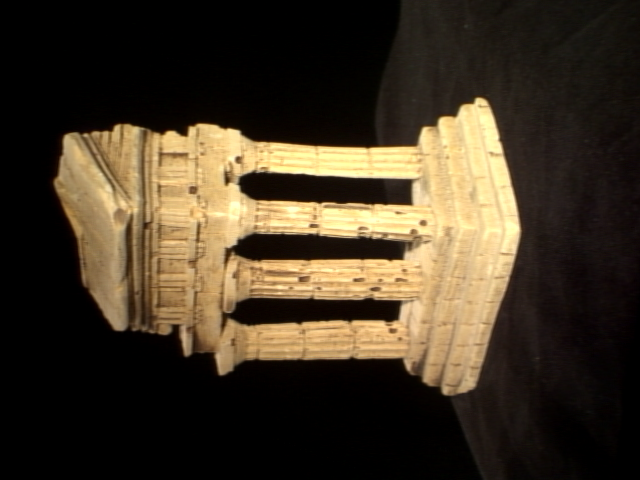
#> input picture cv-a/hw4/code/data/im1.png, 640 x 480 px, given in place of sun_aztvjgubyrgvirup.jpg, which was not available
$ python main.py
#> lines starting #> are read from the running program, lines starting #| are printed output that depends on the picture; pictures that were not available may be replaced by others from this repository, and a replacement may not be noted
#> in main, img is the input picture: PIL image 640x480 RGB; mean R, G, B 65.3, 53.9, 37.1
### cv-a/hw1/code/visual_words.py
import multiprocessing
import os
from os.path import join

import numpy as np
import scipy.ndimage
import skimage.color
import sklearn.cluster
from PIL import Image


def extract_filter_responses(opts, img):
    """
    Extracts the filter responses for the given image.

    [input]
    * opts    : options
    * img    : numpy.ndarray of shape (H,W) or (H,W,3)
    [output]
    * filter_responses: numpy.ndarray of shape (H,W,3F)
    """

    filter_scales = opts.filter_scales

    # ----- TODO -----
    # check if img values are within 0-1
    if img.max() > 1:
        img = np.array(img).astype(np.float32) / 255

    # check if it has three channels
    if img.shape[-1] == 1 or len(img.shape) == 2:
        img = np.stack((img,) * 3, axis=-1)
    if img.shape[-1] >= 3:
        img = img[:, :, :3]

    # ---- CHANGE ----
    # img = img[::3, ::3, :]

    # convert to lab_img
    lab_img = skimage.color.rgb2lab(img)
#> lab_img: shape (480, 640, 3) float32; mean of channels 0, 1, 2 22.2, 2, 10.2

    filter_bank = 4 * len(filter_scales)
    filter_responses = np.zeros((img.shape[0], img.shape[1], filter_bank * 3))

    for scale in range(len(filter_scales)):
        for i in range(3):
            filter_responses1 = scipy.ndimage.gaussian_filter(lab_img[:, :, i], filter_scales[scale])
            filter_responses2 = scipy.ndimage.gaussian_laplace(lab_img[:, :, i], filter_scales[scale])
            filter_responses3 = scipy.ndimage.gaussian_filter(lab_img[:, :, i], filter_scales[scale], [0, 1])
            filter_responses4 = scipy.ndimage.gaussian_filter(lab_img[:, :, i], filter_scales[scale], [1, 0])

            filter_responses[:, :, 12 * scale + i] = filter_responses1
            filter_responses[:, :, 12 * scale + i + 3] = filter_responses2
            filter_responses[:, :, 12 * scale + i + 6] = filter_responses3
            filter_responses[:, :, 12 * scale + i + 9] = filter_responses4

    return filter_responses


# [23 lines left out: function compute_dictionary_one_image, not called in this run]


def compute_dictionary(opts, n_worker=4):
    """
    Creates the dictionary of visual words by clustering using k-means.

    [input]
    * opts         : options
    * n_worker     : number of workers to process in parallel

    [saved]
    * dictionary : numpy.ndarray of shape (K,3F)
    """

    data_dir = opts.data_dir
    feat_dir = opts.feat_dir
    out_dir = opts.out_dir
    K = opts.K
    alpha = opts.alpha

    train_files = open(join(data_dir, "train_files.txt")).read().splitlines()

    # ----- TODO -----
    n_train_files = len(train_files)

    # make room for storing temp files
    os.makedirs("../temp/", exist_ok=True)

    args = zip([opts] * n_train_files, [data_dir] * n_train_files, train_files, [alpha] * n_train_files)

    # multi-processing
    p = multiprocessing.Pool(n_worker * 3)
    p.map(compute_dictionary_one_image, args)

    # load saved data
    filter_responses = []
    for filename in train_files:
        saved = np.load(join("../temp/", filename.split('/')[1].split('.')[0] + '.npz'))
        # print('saved shape:',saved['a'].shape)
        filter_responses.append(saved['a'])
    filter_responses = np.concatenate(filter_responses)  # changed from concatenate
    # print('filter_response shape:', filter_responses.shape)

    kmeans = sklearn.cluster.KMeans(n_clusters=K).fit(filter_responses)
    dictionary = kmeans.cluster_centers_
    # print(dictionary)

    # check for shape
    # print('dictionary shape:',dictionary.shape)

    # example code snippet to save the dictionary
    np.save(join(out_dir, 'dictionary.npy'), dictionary)
    return dictionary


# [32 lines left out: function get_visual_words, not called in this run]

### 22Fall/cv-a/hw1/code/util.py
import multiprocessing
from os.path import join

import numpy as np

from matplotlib import pyplot as plt
import opts


def get_num_CPU():
    """
    Counts the number of CPUs available in the machine.
    """
    return multiprocessing.cpu_count()


def display_filter_responses(opts, response_maps, name):
    """
    Visualizes the filter response maps.

    [input]
    * response_maps: a numpy.ndarray of shape (H,W,3F)
    """
#> called with response_maps = array of shape (480, 640, 24), name = '[1, 2] | 100 | 25 | 2|'

    n_scale = len(opts.filter_scales)
    plt.figure(1)
    plt.title(name)
    for i in range(n_scale * 4):
        plt.subplot(n_scale, 4, i + 1)
        resp = response_maps[:, :, i * 3: i * 3 + 3]
        resp_min = resp.min(axis=(0, 1), keepdims=True)
        resp_max = resp.max(axis=(0, 1), keepdims=True)
        resp = (resp - resp_min) / (resp_max - resp_min)
        plt.imshow(resp)
        plt.axis("off")
#> this loop made 8 passes
#> (resp_min, resp_max) on passes 1 to 8: ([[0, -12.45, -1.02]], [[98.97, 13.7, 48]]), ([[-20.69, -6.6, -6.82]], [[18, 7.97, 7.04]]), ([[-20, -5.19, -4.15]], [[19.11, 4.9, 8.67]]), ([[-29.42, -6.67, -8.58]], [[27.83, 7.26, 12.49]]), ([[0, -10.34, -0.559]], [[98.39, 12.46, 45.72]]), ([[-6.11, -1.85, -2.57]], [[6.93, 2.21, 2.26]]), ([[-13.31, -2.33, -3.13]], [[12.99, 2.7, 5.44]]), ([[-17.17, -3.53, -6.51]], [[16.21, 3.4, 7.05]])
#> pass 1, in display_filter_responses, `resp = response_maps[:, :, i * 3: i * 3 + 3]`:
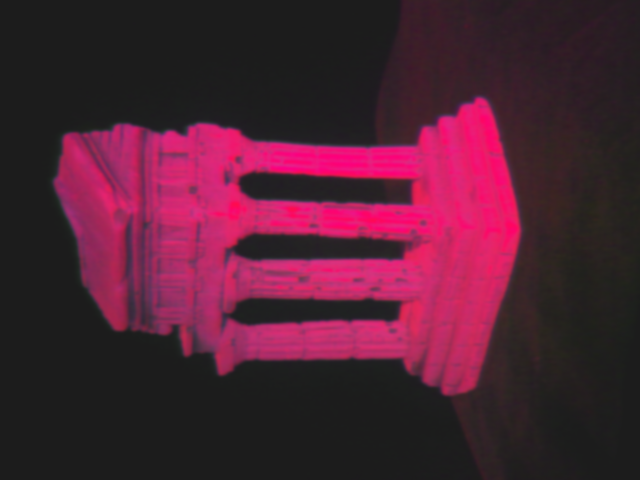
#> resp: shape (480, 640, 3) float64; mean of channels 0, 1, 2 22.2, 2, 10.2; drawn with min black and max white
#> pass 1, in display_filter_responses, `resp = (resp - resp_min) / (resp_max - resp_min)`:
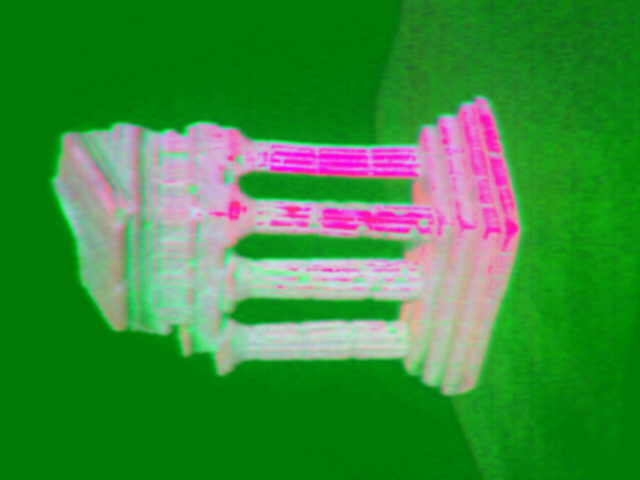
#> resp: shape (480, 640, 3) float64; mean of channels 0, 1, 2 0.224, 0.553, 0.23; drawn as R, G, B
#> pass 2, in display_filter_responses, `resp = response_maps[:, :, i * 3: i * 3 + 3]`:
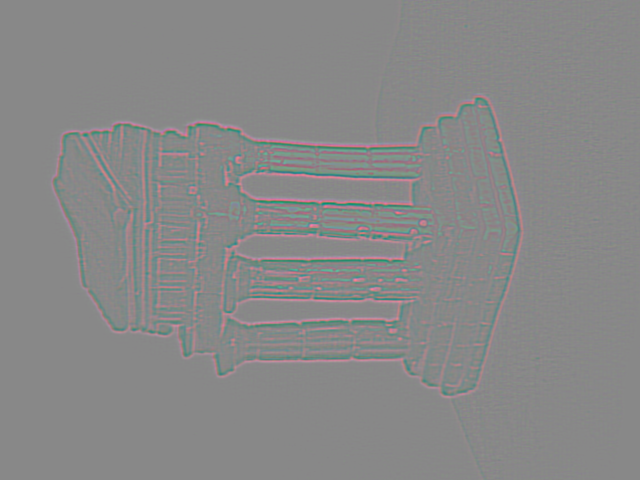
#> resp: shape (480, 640, 3) float64; mean of channels 0, 1, 2 -0.00319, -0.000289, -0.00148; drawn with min black and max white
#> pass 2, in display_filter_responses, `resp = (resp - resp_min) / (resp_max - resp_min)`:
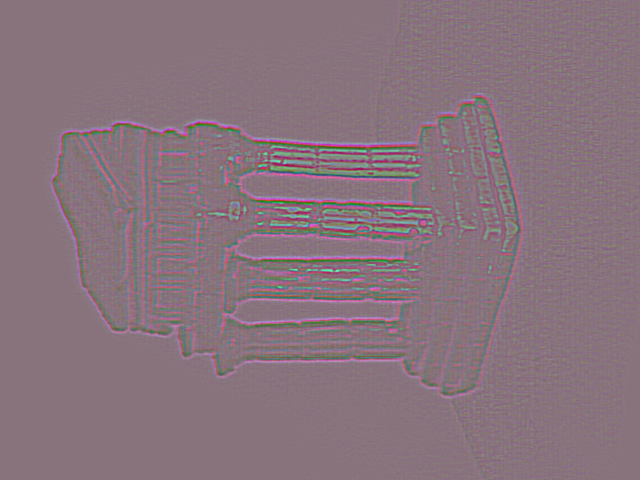
#> resp: shape (480, 640, 3) float64; mean of channels 0, 1, 2 0.535, 0.453, 0.492; drawn as R, G, B
#> after the loop:
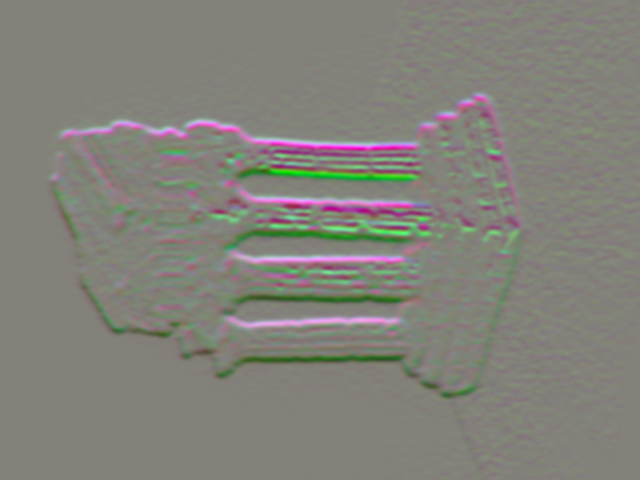
#> resp: shape (480, 640, 3) float64; mean of channels 0, 1, 2 0.514, 0.509, 0.48; drawn as R, G, B

    plt.subplots_adjust(
        left=0.05, right=0.95, top=0.95, bottom=0.05, wspace=0.05, hspace=0.05
    )
    plt.show()
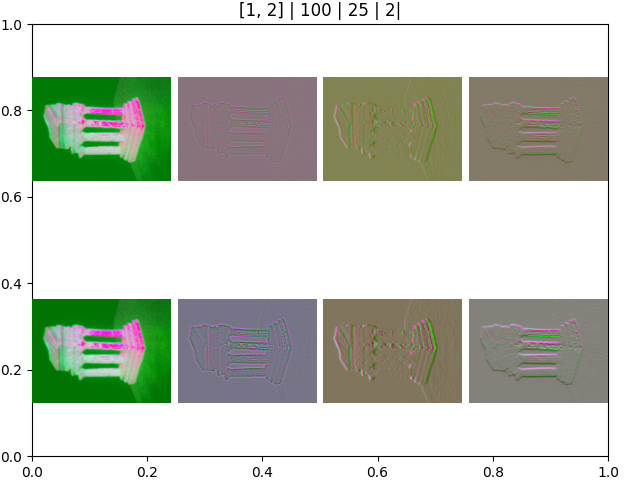
#> figure drawn by matplotlib, 8 panels


# [96 lines left out: functions visualize_wordmap, visualize_wordmaps, visualize_wordmap_img, visualize_dict, not called in this run]

# opts = opts.get_opts()
# visualize_dict(opts)

### cv-a/hw1/code/opts.py
'''
Hyperparameters wrapped in argparse
This file contains most of tuanable parameters for this homework
You are asked to play around with them for Q3.1
It is recommended that you leave them as they are before getting to Q3.1

You can change the values by changing their default fields or by command-line
arguments. For example, "python main.py --filter-scales 2 5 --K 50"
'''

import argparse


def get_opts():
    parser = argparse.ArgumentParser(
        description='16-720 HW1: Scene Recognition')

    # Paths
    parser.add_argument('--data-dir', type=str, default='../data',
                        help='data folder')
    parser.add_argument('--feat-dir', type=str, default='../feat',
                        help='feature folder')
    parser.add_argument('--out-dir', type=str, default='.',
                        help='output folder')

    # Visual words (requires tuning)
    parser.add_argument('--filter-scales', nargs='+', type=float,
                        default=[1, 2],
                        help='a list of scales for all the filters')
    parser.add_argument('--K', type=int, default=10,
                        help='# of words')
    parser.add_argument('--alpha', type=int, default=25,
                        help='Using only a subset of alpha pixels in each image')

    # Recognition system (requires tuning)
    parser.add_argument('--L', type=int, default=1,
                        help='# of layers in spatial pyramid matching (SPM)')

    # Additional options (add your own hyperparameters here)
    parser.add_argument('--train_file_name', type=str, default='train_files_small')
    parser.add_argument('--test_file_name', type=str, default='test_files_small')
    parser.add_argument('--train_file_label', type=str, default='test_labels_small')
    parser.add_argument('--test_file_label', type=str, default='test_labels_small')
    ##
    opts = parser.parse_args()
    return opts

### cv-a/hw1/code/main.py
import time
from os.path import join

import numpy as np
from PIL import Image

import util
import visual_recog
import visual_words
from opts import get_opts

scale_list = [[1, 2], [1, 2, 4], [1, 2, 4, 8], [1, 2, 4, 8, pow(8, 0.5)]]
K = [10 * i for i in range(1, 4)]
alpha = [25 * i for i in range(1, 4)]
L = [i for i in range(1, 3)]


def main():
    opts = get_opts()

    # ---- customize opts ----
    opts.filter_scales = [1, 2]
    opts.K = 100
    opts.alpha = 25
    opts.L = 2

    # ---- for saving results
    f_name = str(len(opts.filter_scales)) + '_K_' + str(opts.K) + '_a_' + str(opts.alpha) + '_l_' + str(opts.L)

    # ---- for printing out current run values
    name = str(opts.filter_scales) + ' | ' + str(opts.K) + ' | ' + str(opts.alpha) + ' | ' + str(opts.L) + '|'
    print('================= doing:', name)

    # to ge time of run
    start = time.time()

    # Q1.1
    img_path = join(opts.data_dir, 'aquarium/sun_aztvjgubyrgvirup.jpg')
    img = Image.open(img_path)
    img = np.array(img).astype(np.float32) / 255

    filter_responses = visual_words.extract_filter_responses(opts, img)
    util.display_filter_responses(opts, filter_responses, name)

    # Q1.2
    n_cpu = util.get_num_CPU()
    print(n_cpu)
    visual_words.compute_dictionary(opts, n_worker=n_cpu)

    # Q1.3
    img_list = ['kitchen/sun_aasmevtpkslccptd.jpg', 'desert/sun_bjmzozstvsxisvgx.jpg',
                'laundromat/sun_abxdiskbkjlsqejk.jpg', 'highway/sun_baxahfrqnlwlqxkr.jpg']
    wordmaps = []
    imgs = []
    for i in range(len(img_list)):
        img_path = join(opts.data_dir, img_list[i])
        img = Image.open(img_path)
        img = np.array(img).astype(np.float32) / 255
        imgs.append(img)
        dictionary = np.load(join(opts.out_dir, 'dictionary.npy'))
        wordmaps.append(visual_words.get_visual_words(opts, img, dictionary))
    # util.visualize_wordmaps(wordmaps, imgs, f_name, '../result/')

    # Q2.1-2.4
    n_cpu = util.get_num_CPU()
    visual_recog.build_recognition_system(opts, n_worker=n_cpu)
    print('Done Q2.1- 2.4')

    # Q2.5
    n_cpu = util.get_num_CPU()
    conf, accuracy = visual_recog.evaluate_recognition_system(opts, n_worker=n_cpu)
    print()
    print(conf)
    print(accuracy)

    # to get time of run
    end = time.time()
    total_time = end - start
    print('\ntime it took:', total_time)
    print('Done Q2.5')

    # [6 lines of commented-out code are left out]


if __name__ == '__main__':
#> (the run stopped early here; a loop or call above may not have finished)
